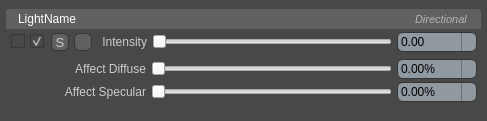
<?xml version="1.0" encoding="UTF-8"?>
<ui version="4.0">
 <class>Form</class>
 <widget class="QWidget" name="Form">
  <property name="geometry">
   <rect>
    <x>0</x>
    <y>0</y>
    <width>487</width>
    <height>117</height>
   </rect>
  </property>
  <property name="sizePolicy">
   <sizepolicy hsizetype="Preferred" vsizetype="Minimum">
    <horstretch>1</horstretch>
    <verstretch>0</verstretch>
   </sizepolicy>
  </property>
  <property name="windowTitle">
   <string>Form</string>
  </property>
  <property name="styleSheet">
   <string notr="true">QWidget
{
  dialogbuttonbox-buttons-have-icons: 0;
  combobox-popup: 1;
  tabbar-prefer-no-arrows: true;
  color: #cccccc;
  background-color: #484848;
}










</string>
  </property>
  <layout class="QGridLayout" name="gridLayout_3">
   <property name="verticalSpacing">
    <number>2</number>
   </property>
   <property name="margin">
    <number>0</number>
   </property>
   <item row="0" column="0">
    <widget class="QGroupBox" name="groupBox">
     <property name="styleSheet">
      <string notr="true">QGroupBox{
background-color: #484848;
border: none;
}

QSpinBox, QDoubleSpinBox
{
  spinbox-click-autorepeat-rate: 100000;
  background-color: #9098a0;
  color: #000000;
  padding: 1px;
  padding-right: 12px;
  border-style: solid;
  border: 1px solid #353535;
  border-radius: 6px;
}

QSpinBox:disabled, QDoubleSpinBox:disabled
{
  background-color: #414141;
  color: #666666;
}

QSpinBox::up-button, QDoubleSpinBox::up-button {
  subcontrol-origin: border;
  subcontrol-position: center right;

  height: 18px;
  width: 6px;
  left: -3px;
  border-width: 0px;
}

QSpinBox::down-button, QDoubleSpinBox::down-button {
  subcontrol-origin: border;
  subcontrol-position: center right;

  height: 18px;
  width: 6px;
  left: -9px;
  border-width: 0px;
  border-left: 1px solid #6c7176;
}

QSpinBox::up-arrow, QDoubleSpinBox::up-arrow {
  image: url(SpinBoxRightArrow.png) 1;
  width: 6px;
  height: 9px;
}

QSpinBox::down-arrow, QDoubleSpinBox::down-arrow {
  image: url(SpinBoxLeftArrow.png) 1;
  width: 4px;
  height: 7px;
}
</string>
     </property>
     <property name="title">
      <string/>
     </property>
     <property name="checkable">
      <bool>false</bool>
     </property>
     <layout class="QGridLayout" name="gridLayout_2">
      <property name="leftMargin">
       <number>3</number>
      </property>
      <property name="topMargin">
       <number>3</number>
      </property>
      <property name="rightMargin">
       <number>3</number>
      </property>
      <property name="bottomMargin">
       <number>12</number>
      </property>
      <property name="verticalSpacing">
       <number>3</number>
      </property>
      <item row="2" column="0">
       <widget class="QWidget" name="optionsWidget" native="true">
        <property name="sizePolicy">
         <sizepolicy hsizetype="Expanding" vsizetype="Preferred">
          <horstretch>0</horstretch>
          <verstretch>0</verstretch>
         </sizepolicy>
        </property>
        <property name="styleSheet">
         <string notr="true"/>
        </property>
        <layout class="QGridLayout" name="gridLayout">
         <property name="leftMargin">
          <number>3</number>
         </property>
         <property name="topMargin">
          <number>4</number>
         </property>
         <property name="rightMargin">
          <number>4</number>
         </property>
         <property name="bottomMargin">
          <number>4</number>
         </property>
         <property name="horizontalSpacing">
          <number>5</number>
         </property>
         <property name="verticalSpacing">
          <number>3</number>
         </property>
         <item row="0" column="1">
          <widget class="QSlider" name="diffuseSlider">
           <property name="focusPolicy">
            <enum>Qt::NoFocus</enum>
           </property>
           <property name="styleSheet">
            <string notr="true">background: none;</string>
           </property>
           <property name="maximum">
            <number>1000</number>
           </property>
           <property name="value">
            <number>0</number>
           </property>
           <property name="orientation">
            <enum>Qt::Horizontal</enum>
           </property>
          </widget>
         </item>
         <item row="1" column="1">
          <widget class="QSlider" name="specularSlider">
           <property name="focusPolicy">
            <enum>Qt::NoFocus</enum>
           </property>
           <property name="styleSheet">
            <string notr="true">background: none;</string>
           </property>
           <property name="maximum">
            <number>1000</number>
           </property>
           <property name="value">
            <number>0</number>
           </property>
           <property name="orientation">
            <enum>Qt::Horizontal</enum>
           </property>
          </widget>
         </item>
         <item row="1" column="0">
          <widget class="QLabel" name="specularLabel">
           <property name="sizePolicy">
            <sizepolicy hsizetype="Fixed" vsizetype="Preferred">
             <horstretch>0</horstretch>
             <verstretch>0</verstretch>
            </sizepolicy>
           </property>
           <property name="minimumSize">
            <size>
             <width>137</width>
             <height>0</height>
            </size>
           </property>
           <property name="maximumSize">
            <size>
             <width>137</width>
             <height>16777215</height>
            </size>
           </property>
           <property name="styleSheet">
            <string notr="true">background: none;</string>
           </property>
           <property name="text">
            <string>Affect Specular</string>
           </property>
           <property name="alignment">
            <set>Qt::AlignRight|Qt::AlignTrailing|Qt::AlignVCenter</set>
           </property>
          </widget>
         </item>
         <item row="0" column="0">
          <widget class="QLabel" name="diffuseLabel">
           <property name="sizePolicy">
            <sizepolicy hsizetype="Fixed" vsizetype="Preferred">
             <horstretch>0</horstretch>
             <verstretch>0</verstretch>
            </sizepolicy>
           </property>
           <property name="minimumSize">
            <size>
             <width>137</width>
             <height>0</height>
            </size>
           </property>
           <property name="maximumSize">
            <size>
             <width>137</width>
             <height>16777215</height>
            </size>
           </property>
           <property name="styleSheet">
            <string notr="true">background: none;</string>
           </property>
           <property name="text">
            <string>Affect Diffuse</string>
           </property>
           <property name="alignment">
            <set>Qt::AlignRight|Qt::AlignTrailing|Qt::AlignVCenter</set>
           </property>
          </widget>
         </item>
         <item row="1" column="2">
          <widget class="QDoubleSpinBox" name="specularSpinBox">
           <property name="sizePolicy">
            <sizepolicy hsizetype="Fixed" vsizetype="Fixed">
             <horstretch>0</horstretch>
             <verstretch>0</verstretch>
            </sizepolicy>
           </property>
           <property name="minimumSize">
            <size>
             <width>80</width>
             <height>0</height>
            </size>
           </property>
           <property name="maximumSize">
            <size>
             <width>80</width>
             <height>16777215</height>
            </size>
           </property>
           <property name="suffix">
            <string>%</string>
           </property>
           <property name="maximum">
            <double>1000.000000000000000</double>
           </property>
          </widget>
         </item>
         <item row="0" column="2">
          <widget class="QDoubleSpinBox" name="diffuseSpinBox">
           <property name="sizePolicy">
            <sizepolicy hsizetype="Fixed" vsizetype="Fixed">
             <horstretch>0</horstretch>
             <verstretch>0</verstretch>
            </sizepolicy>
           </property>
           <property name="minimumSize">
            <size>
             <width>80</width>
             <height>0</height>
            </size>
           </property>
           <property name="maximumSize">
            <size>
             <width>80</width>
             <height>16777215</height>
            </size>
           </property>
           <property name="suffix">
            <string>%</string>
           </property>
           <property name="maximum">
            <double>1000.000000000000000</double>
           </property>
          </widget>
         </item>
        </layout>
       </widget>
      </item>
      <item row="1" column="0">
       <layout class="QHBoxLayout" name="horizontalLayout">
        <property name="spacing">
         <number>5</number>
        </property>
        <property name="leftMargin">
         <number>5</number>
        </property>
        <property name="rightMargin">
         <number>4</number>
        </property>
        <item>
         <widget class="QCheckBox" name="optionsCheckbox">
          <property name="text">
           <string/>
          </property>
         </widget>
        </item>
        <item>
         <widget class="QCheckBox" name="lightEnabledCheckbox">
          <property name="sizePolicy">
           <sizepolicy hsizetype="Fixed" vsizetype="Fixed">
            <horstretch>0</horstretch>
            <verstretch>0</verstretch>
           </sizepolicy>
          </property>
          <property name="minimumSize">
           <size>
            <width>16</width>
            <height>0</height>
           </size>
          </property>
          <property name="maximumSize">
           <size>
            <width>16</width>
            <height>16777215</height>
           </size>
          </property>
          <property name="focusPolicy">
           <enum>Qt::NoFocus</enum>
          </property>
          <property name="text">
           <string/>
          </property>
          <property name="checked">
           <bool>true</bool>
          </property>
          <property name="tristate">
           <bool>false</bool>
          </property>
         </widget>
        </item>
        <item>
         <widget class="QPushButton" name="lightSoloButton">
          <property name="sizePolicy">
           <sizepolicy hsizetype="Fixed" vsizetype="Fixed">
            <horstretch>0</horstretch>
            <verstretch>0</verstretch>
           </sizepolicy>
          </property>
          <property name="minimumSize">
           <size>
            <width>18</width>
            <height>18</height>
           </size>
          </property>
          <property name="maximumSize">
           <size>
            <width>18</width>
            <height>18</height>
           </size>
          </property>
          <property name="font">
           <font>
            <family>MS Shell Dlg 2</family>
            <pointsize>10</pointsize>
           </font>
          </property>
          <property name="focusPolicy">
           <enum>Qt::NoFocus</enum>
          </property>
          <property name="styleSheet">
           <string notr="true">QPushButton
{
  icon-size: 12px;
  background-color: #606060;
  border-width: 1px;
  border-color: #353535;
  border-style: solid;
  border-radius: 6px;
  padding: 1px;
  padding-left: 12px;
  padding-right: 12px;
}



QPushButton:checked
{
  icon-size: 12px;
  background-color: #f49c1c;
  color: black;

}</string>
          </property>
          <property name="text">
           <string>S</string>
          </property>
          <property name="iconSize">
           <size>
            <width>18</width>
            <height>18</height>
           </size>
          </property>
          <property name="checkable">
           <bool>true</bool>
          </property>
          <property name="checked">
           <bool>false</bool>
          </property>
         </widget>
        </item>
        <item>
         <widget class="QPushButton" name="colorPickButton">
          <property name="sizePolicy">
           <sizepolicy hsizetype="Fixed" vsizetype="Fixed">
            <horstretch>0</horstretch>
            <verstretch>0</verstretch>
           </sizepolicy>
          </property>
          <property name="minimumSize">
           <size>
            <width>18</width>
            <height>18</height>
           </size>
          </property>
          <property name="maximumSize">
           <size>
            <width>18</width>
            <height>18</height>
           </size>
          </property>
          <property name="font">
           <font>
            <family>MS Shell Dlg 2</family>
            <pointsize>10</pointsize>
           </font>
          </property>
          <property name="focusPolicy">
           <enum>Qt::NoFocus</enum>
          </property>
          <property name="styleSheet">
           <string notr="true">QPushButton
{
  icon-size: 12px;
  background-color: #606060;
  border-width: 1px;
  border-color: #353535;
  border-style: solid;
  border-radius: 6px;
  padding: 1px;
  padding-left: 1px;
  padding-right: 1px;
}

QPushButton:checked
{
  icon-size: 12px;
  background-color: #f49c1c;
  color: black;
  border-width: 1px;
  border-color: #353535;
  border-style: solid;
  border-radius: 6px;
  padding: 1px;
  padding-left: 1px;
  padding-right: 1px;
}</string>
          </property>
          <property name="text">
           <string/>
          </property>
          <property name="iconSize">
           <size>
            <width>18</width>
            <height>18</height>
           </size>
          </property>
          <property name="checkable">
           <bool>false</bool>
          </property>
          <property name="checked">
           <bool>false</bool>
          </property>
         </widget>
        </item>
        <item>
         <widget class="QLabel" name="intensityLabel">
          <property name="sizePolicy">
           <sizepolicy hsizetype="Fixed" vsizetype="Preferred">
            <horstretch>0</horstretch>
            <verstretch>0</verstretch>
           </sizepolicy>
          </property>
          <property name="minimumSize">
           <size>
            <width>50</width>
            <height>0</height>
           </size>
          </property>
          <property name="maximumSize">
           <size>
            <width>50</width>
            <height>16777215</height>
           </size>
          </property>
          <property name="styleSheet">
           <string notr="true">background: none;</string>
          </property>
          <property name="text">
           <string>Intensity</string>
          </property>
          <property name="alignment">
           <set>Qt::AlignRight|Qt::AlignTrailing|Qt::AlignVCenter</set>
          </property>
         </widget>
        </item>
        <item>
         <widget class="QSlider" name="intensitySlider">
          <property name="focusPolicy">
           <enum>Qt::NoFocus</enum>
          </property>
          <property name="styleSheet">
           <string notr="true">background: none;</string>
          </property>
          <property name="maximum">
           <number>100</number>
          </property>
          <property name="value">
           <number>0</number>
          </property>
          <property name="orientation">
           <enum>Qt::Horizontal</enum>
          </property>
          <property name="invertedAppearance">
           <bool>false</bool>
          </property>
          <property name="invertedControls">
           <bool>false</bool>
          </property>
          <property name="tickPosition">
           <enum>QSlider::NoTicks</enum>
          </property>
          <property name="tickInterval">
           <number>0</number>
          </property>
         </widget>
        </item>
        <item>
         <widget class="QDoubleSpinBox" name="intensitySpinBox">
          <property name="sizePolicy">
           <sizepolicy hsizetype="Fixed" vsizetype="Fixed">
            <horstretch>0</horstretch>
            <verstretch>0</verstretch>
           </sizepolicy>
          </property>
          <property name="minimumSize">
           <size>
            <width>80</width>
            <height>0</height>
           </size>
          </property>
          <property name="maximumSize">
           <size>
            <width>80</width>
            <height>16777215</height>
           </size>
          </property>
          <property name="maximum">
           <double>100000.000000000000000</double>
          </property>
         </widget>
        </item>
       </layout>
      </item>
      <item row="0" column="0">
       <layout class="QHBoxLayout" name="horizontalLayout_2">
        <property name="spacing">
         <number>0</number>
        </property>
        <item>
         <widget class="QLineEdit" name="lightNameLineEdit">
          <property name="sizePolicy">
           <sizepolicy hsizetype="Expanding" vsizetype="Fixed">
            <horstretch>0</horstretch>
            <verstretch>0</verstretch>
           </sizepolicy>
          </property>
          <property name="minimumSize">
           <size>
            <width>0</width>
            <height>20</height>
           </size>
          </property>
          <property name="maximumSize">
           <size>
            <width>16777215</width>
            <height>20</height>
           </size>
          </property>
          <property name="focusPolicy">
           <enum>Qt::ClickFocus</enum>
          </property>
          <property name="styleSheet">
           <string notr="true">QLineEdit{
background-color: #606060;
color: white;
border-top-left-radius: 3px;
border-top-right-radius: 0px;
border-bottom-right-radius: 0px;
border-bottom-left-radius: 0px;
border: none;
padding-left: 10px;
}</string>
          </property>
          <property name="inputMethodHints">
           <set>Qt::ImhNone</set>
          </property>
          <property name="text">
           <string>LightName</string>
          </property>
          <property name="readOnly">
           <bool>false</bool>
          </property>
         </widget>
        </item>
        <item>
         <widget class="QLabel" name="identContainer">
          <property name="sizePolicy">
           <sizepolicy hsizetype="Preferred" vsizetype="Fixed">
            <horstretch>0</horstretch>
            <verstretch>0</verstretch>
           </sizepolicy>
          </property>
          <property name="minimumSize">
           <size>
            <width>0</width>
            <height>20</height>
           </size>
          </property>
          <property name="maximumSize">
           <size>
            <width>16777215</width>
            <height>20</height>
           </size>
          </property>
          <property name="font">
           <font>
            <pointsize>7</pointsize>
            <italic>true</italic>
           </font>
          </property>
          <property name="styleSheet">
           <string notr="true">QLabel{
background-color: #606060;
color: #606060;
border-radius: 0px;
padding-right: 10px;
}</string>
          </property>
          <property name="text">
           <string>.</string>
          </property>
         </widget>
        </item>
        <item>
         <widget class="QLabel" name="rowContainer">
          <property name="sizePolicy">
           <sizepolicy hsizetype="Preferred" vsizetype="Fixed">
            <horstretch>0</horstretch>
            <verstretch>0</verstretch>
           </sizepolicy>
          </property>
          <property name="minimumSize">
           <size>
            <width>0</width>
            <height>20</height>
           </size>
          </property>
          <property name="maximumSize">
           <size>
            <width>16777215</width>
            <height>20</height>
           </size>
          </property>
          <property name="font">
           <font>
            <pointsize>7</pointsize>
            <italic>true</italic>
           </font>
          </property>
          <property name="styleSheet">
           <string notr="true">QLabel{
background-color: #606060;
color: #606060;
border-radius: 0px;
padding-right: 10px;
}</string>
          </property>
          <property name="text">
           <string>.</string>
          </property>
         </widget>
        </item>
        <item>
         <widget class="QLabel" name="lightTypeLabel">
          <property name="sizePolicy">
           <sizepolicy hsizetype="Preferred" vsizetype="Fixed">
            <horstretch>0</horstretch>
            <verstretch>0</verstretch>
           </sizepolicy>
          </property>
          <property name="minimumSize">
           <size>
            <width>0</width>
            <height>20</height>
           </size>
          </property>
          <property name="maximumSize">
           <size>
            <width>16777215</width>
            <height>20</height>
           </size>
          </property>
          <property name="font">
           <font>
            <family>MS Shell Dlg 2</family>
            <pointsize>8</pointsize>
            <italic>true</italic>
           </font>
          </property>
          <property name="styleSheet">
           <string notr="true">QLabel{
background-color: #606060;
color: #B5B5B5;
border-top-right-radius:3px;
border-top-left-radius: 0px;
border-bottom-right-radius: 0px;
border-bottom-left-radius: 0px;
padding-right: 10px;
}</string>
          </property>
          <property name="text">
           <string>Directional</string>
          </property>
         </widget>
        </item>
       </layout>
      </item>
     </layout>
    </widget>
   </item>
  </layout>
 </widget>
 <resources/>
 <connections/>
</ui>
